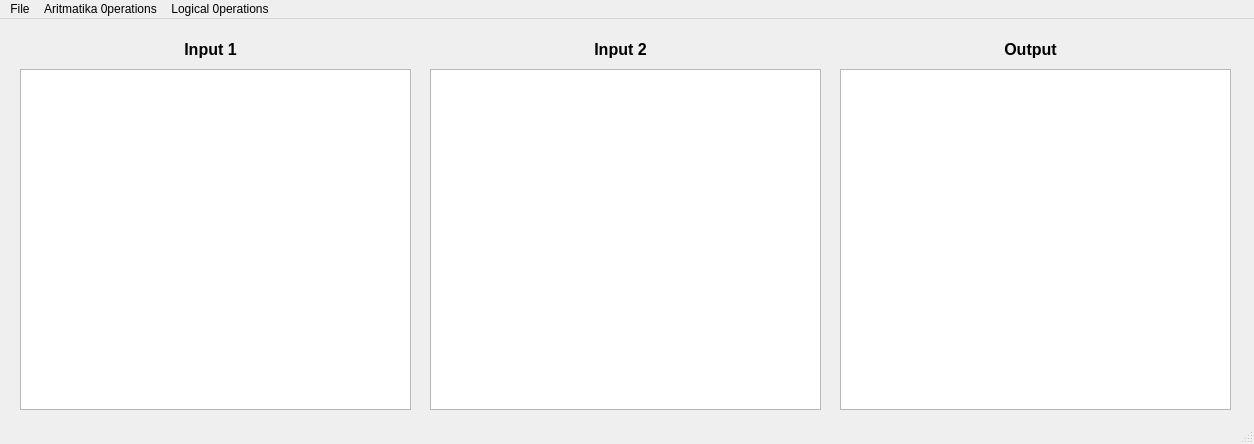
<?xml version="1.0" encoding="UTF-8"?>
<ui version="4.0">
 <class>AricmaticWindow</class>
 <widget class="QMainWindow" name="AricmaticWindow">
  <property name="geometry">
   <rect>
    <x>0</x>
    <y>0</y>
    <width>1254</width>
    <height>444</height>
   </rect>
  </property>
  <property name="windowTitle">
   <string>AricmaticWindow</string>
  </property>
  <widget class="QWidget" name="centralwidget">
   <widget class="QGraphicsView" name="photoInput1">
    <property name="geometry">
     <rect>
      <x>20</x>
      <y>50</y>
      <width>391</width>
      <height>341</height>
     </rect>
    </property>
   </widget>
   <widget class="QGraphicsView" name="photoInput2">
    <property name="geometry">
     <rect>
      <x>430</x>
      <y>50</y>
      <width>391</width>
      <height>341</height>
     </rect>
    </property>
   </widget>
   <widget class="QGraphicsView" name="photoOutput">
    <property name="geometry">
     <rect>
      <x>840</x>
      <y>50</y>
      <width>391</width>
      <height>341</height>
     </rect>
    </property>
   </widget>
   <widget class="QLabel" name="label">
    <property name="geometry">
     <rect>
      <x>20</x>
      <y>20</y>
      <width>381</width>
      <height>20</height>
     </rect>
    </property>
    <property name="font">
     <font>
      <pointsize>12</pointsize>
      <weight>75</weight>
      <bold>true</bold>
     </font>
    </property>
    <property name="text">
     <string>Input 1</string>
    </property>
    <property name="alignment">
     <set>Qt::AlignCenter</set>
    </property>
   </widget>
   <widget class="QLabel" name="label_2">
    <property name="geometry">
     <rect>
      <x>430</x>
      <y>20</y>
      <width>381</width>
      <height>20</height>
     </rect>
    </property>
    <property name="font">
     <font>
      <pointsize>12</pointsize>
      <weight>75</weight>
      <bold>true</bold>
     </font>
    </property>
    <property name="text">
     <string>Input 2</string>
    </property>
    <property name="alignment">
     <set>Qt::AlignCenter</set>
    </property>
   </widget>
   <widget class="QLabel" name="label_3">
    <property name="geometry">
     <rect>
      <x>840</x>
      <y>20</y>
      <width>381</width>
      <height>20</height>
     </rect>
    </property>
    <property name="font">
     <font>
      <pointsize>12</pointsize>
      <weight>75</weight>
      <bold>true</bold>
     </font>
    </property>
    <property name="text">
     <string>Output</string>
    </property>
    <property name="alignment">
     <set>Qt::AlignCenter</set>
    </property>
   </widget>
  </widget>
  <widget class="QMenuBar" name="menubar">
   <property name="geometry">
    <rect>
     <x>0</x>
     <y>0</y>
     <width>1254</width>
     <height>21</height>
    </rect>
   </property>
   <widget class="QMenu" name="menuFile">
    <property name="title">
     <string>File</string>
    </property>
    <widget class="QMenu" name="menuOpen">
     <property name="title">
      <string>Open</string>
     </property>
     <addaction name="actionInput_1"/>
     <addaction name="actionInput_2"/>
     <addaction name="actionOpen_Output_to_Photo"/>
    </widget>
    <widget class="QMenu" name="menuClear_2">
     <property name="title">
      <string>Clear</string>
     </property>
     <addaction name="actionClear_All_2"/>
    </widget>
    <addaction name="menuOpen"/>
    <addaction name="menuClear_2"/>
   </widget>
   <widget class="QMenu" name="menuAritmatika">
    <property name="title">
     <string>Aritmatika 0perations</string>
    </property>
    <addaction name="actionAddition"/>
    <addaction name="actionSubtraction"/>
    <addaction name="actionMultiplication"/>
    <addaction name="actionDivision"/>
   </widget>
   <widget class="QMenu" name="menu0perations">
    <property name="title">
     <string>Logical 0perations</string>
    </property>
    <addaction name="actionOR"/>
    <addaction name="actionAND"/>
    <addaction name="actionXOR"/>
   </widget>
   <widget class="QMenu" name="menuClear">
    <property name="title">
     <string/>
    </property>
   </widget>
   <addaction name="menuFile"/>
   <addaction name="menuAritmatika"/>
   <addaction name="menu0perations"/>
   <addaction name="menuClear"/>
  </widget>
  <widget class="QStatusBar" name="statusbar"/>
  <action name="actionImage_1">
   <property name="text">
    <string>Image 1</string>
   </property>
  </action>
  <action name="actionImage_2">
   <property name="text">
    <string>Image 2</string>
   </property>
  </action>
  <action name="actionClear_Image_1">
   <property name="text">
    <string>Clear Image 1</string>
   </property>
  </action>
  <action name="actionClear_Image_2">
   <property name="text">
    <string>Clear Image 2</string>
   </property>
  </action>
  <action name="actionInput_1">
   <property name="text">
    <string>Input 1</string>
   </property>
  </action>
  <action name="actionInput_2">
   <property name="text">
    <string>Input 2</string>
   </property>
  </action>
  <action name="actionClear_All">
   <property name="text">
    <string>Clear All</string>
   </property>
  </action>
  <action name="actionClear_Image1">
   <property name="text">
    <string>Clear Image 1</string>
   </property>
  </action>
  <action name="actionClear_Image2">
   <property name="text">
    <string>Clear Image 2</string>
   </property>
  </action>
  <action name="actionAddition">
   <property name="text">
    <string>Addition</string>
   </property>
  </action>
  <action name="actionSubtraction">
   <property name="text">
    <string>Subtraction</string>
   </property>
  </action>
  <action name="actionMultiplication">
   <property name="text">
    <string>Multiplication</string>
   </property>
  </action>
  <action name="actionDivision">
   <property name="text">
    <string>Division</string>
   </property>
  </action>
  <action name="actionOR">
   <property name="text">
    <string>OR</string>
   </property>
  </action>
  <action name="actionAND">
   <property name="text">
    <string>AND</string>
   </property>
  </action>
  <action name="actionXOR">
   <property name="text">
    <string>XOR</string>
   </property>
  </action>
  <action name="actionSave_Output">
   <property name="text">
    <string>Save Output</string>
   </property>
  </action>
  <action name="actionClear_All_2">
   <property name="text">
    <string>Clear All</string>
   </property>
  </action>
  <action name="actionOpen_Output_to_Photo">
   <property name="text">
    <string>Open Output to Photo</string>
   </property>
  </action>
 </widget>
 <resources/>
 <connections/>
</ui>
